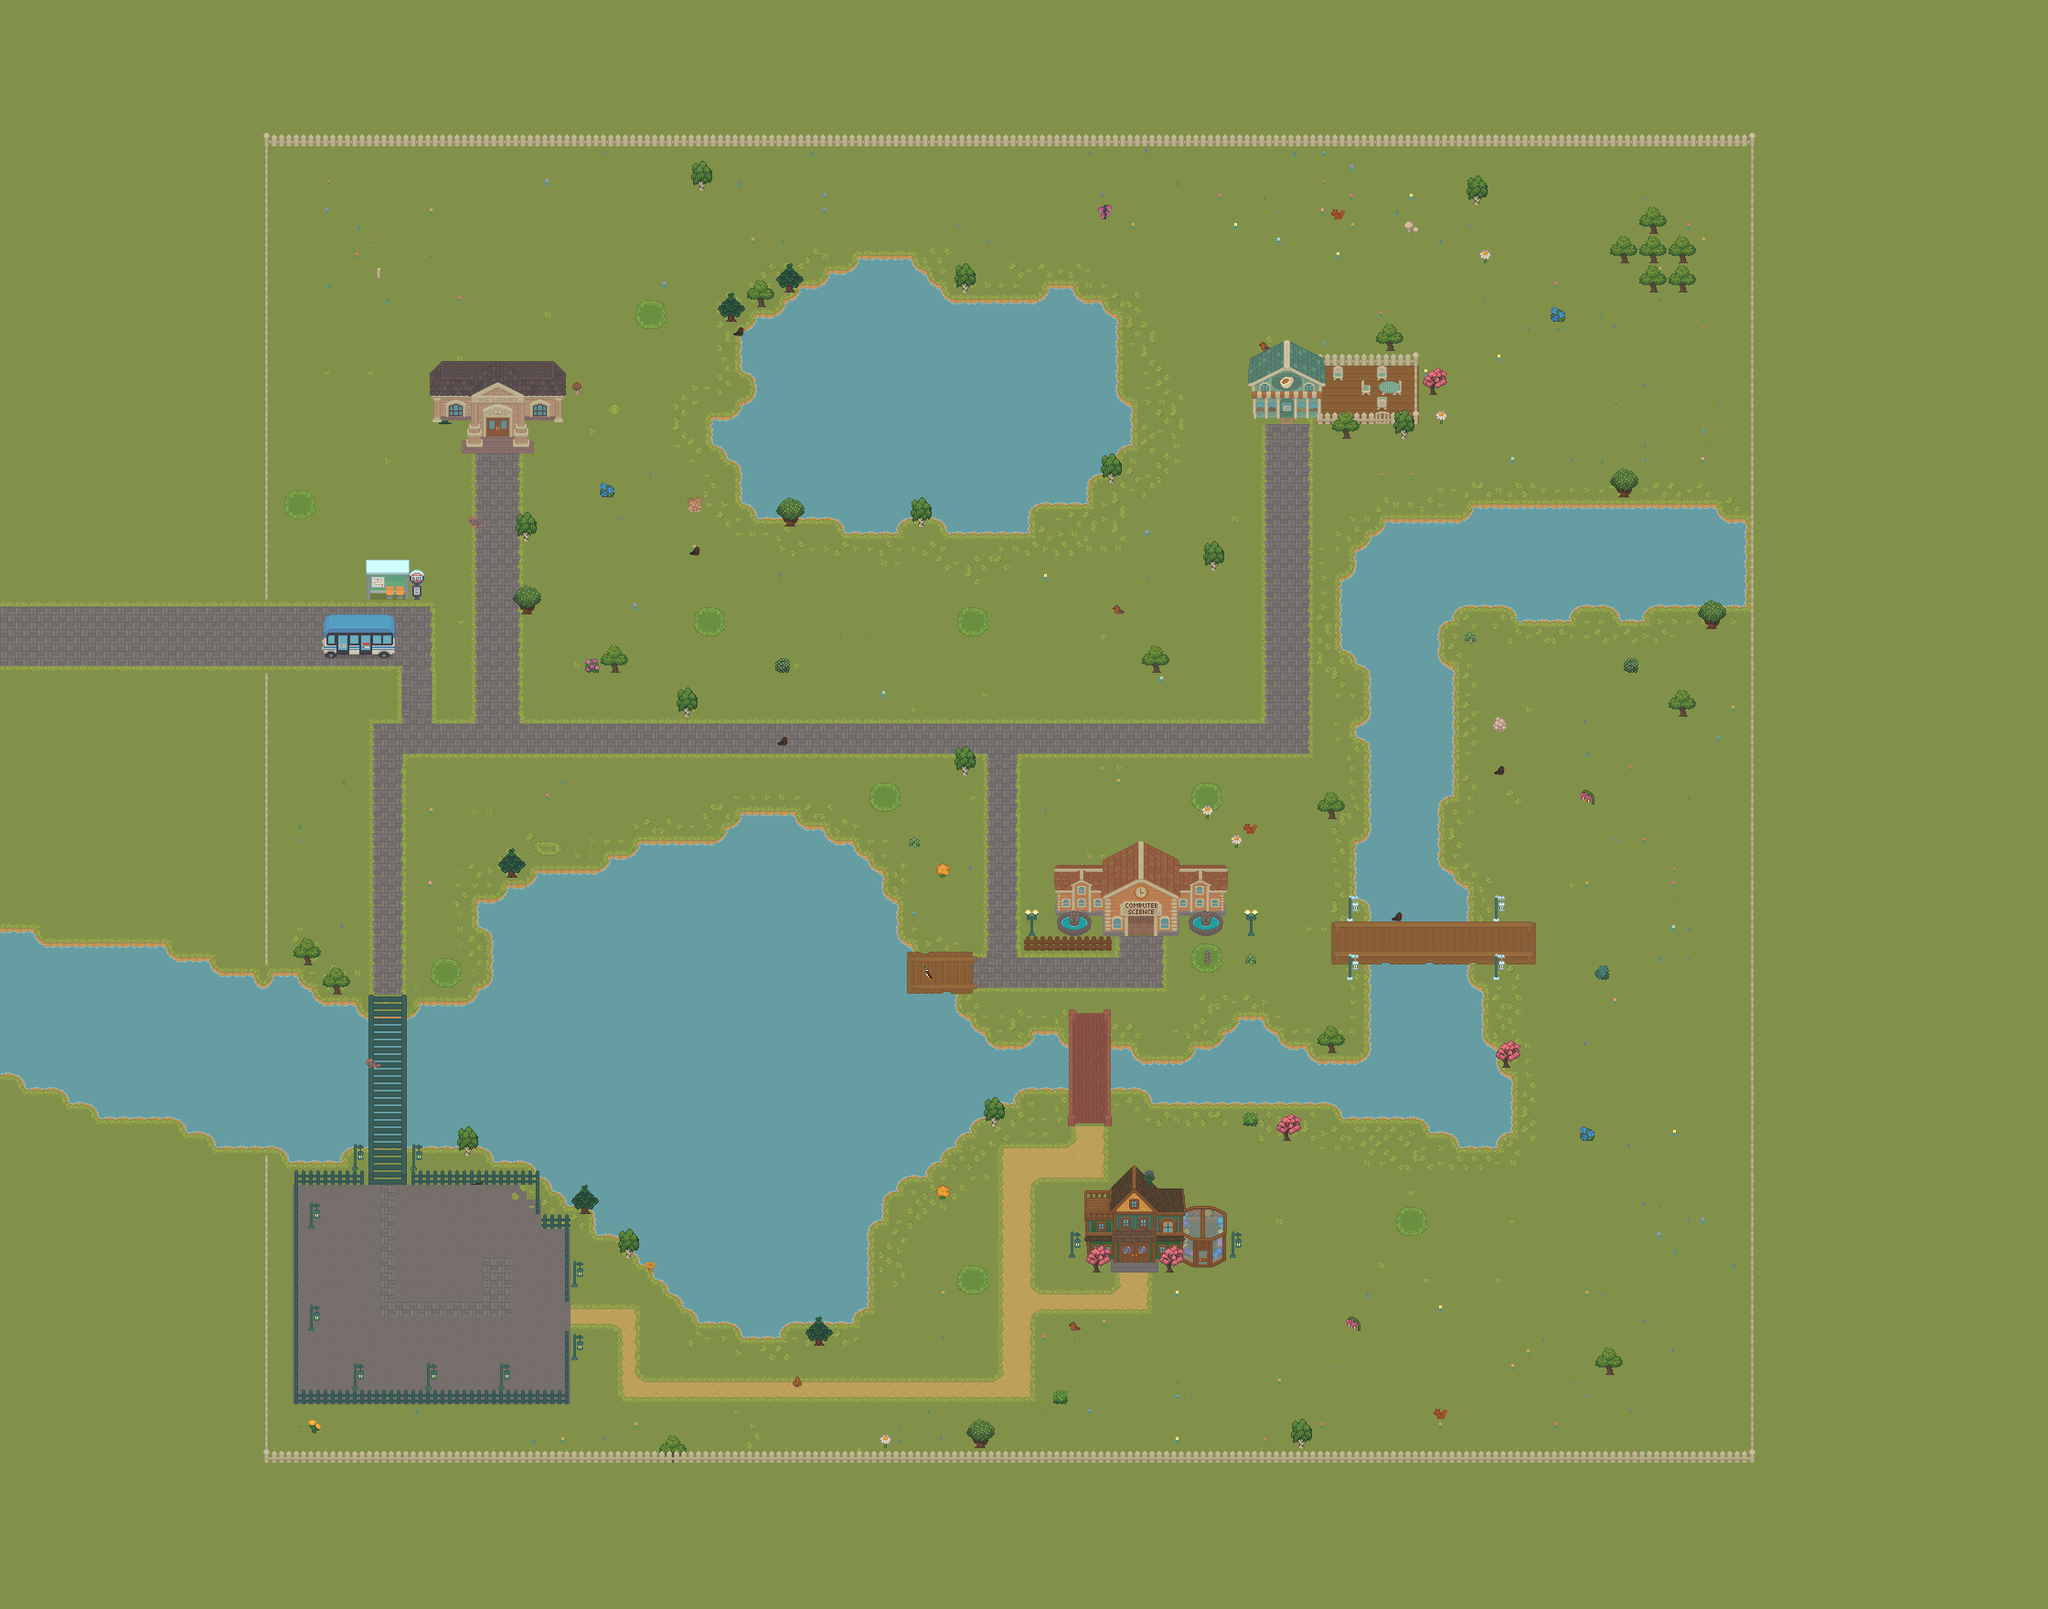

Below is a game level as drawn by its tile map, then a one-line description and the .tmx that defines it (tile-layer data replaced by summaries):
An orthogonal 140x110 tile map with 16x16 px tiles, 21 tile layers (Background, map, Grass, GrassTexture, ...), 7 tilesets and 227 objects (7x buildingCorner).

<map version="1.10" tiledversion="1.10.2" orientation="orthogonal" renderorder="right-down" width="140" height="110" tilewidth="16" tileheight="16" infinite="0" nextlayerid="32" nextobjectid="298">
 <tileset firstgid="1" source="../tilesets/town.tsx" />
 <tileset firstgid="28249" source="../tilesets/comp_sci_sign.tsx" />
 <tileset firstgid="28257" source="../tilesets/uni_of_york_sign.tsx" />
 <tileset firstgid="28272" source="../tilesets/nature.tsx" />
 <tileset firstgid="28402" source="../tilesets/longboi.tsx" />
 <tileset firstgid="28403" source="../tilesets/uni_library_sign.tsx" />
 <tileset firstgid="28407" source="../tilesets/interior.tsx" />
 <layer id="28" name="Background" width="140" height="110">
  <data>[15400 cells, 15400 non-empty, 1 distinct tile ids]</data>
 </layer>
 <layer id="3" name="map" width="140" height="110">
  <data>[15400 cells, 7 non-empty, 3 distinct tile ids]</data>
 </layer>
 <layer id="4" name="Grass" width="140" height="110">
  <data>[15400 cells, 8909 non-empty, 4 distinct tile ids]</data>
 </layer>
 <layer id="5" name="GrassTexture" width="140" height="110">
  <data>[15400 cells, 4032 non-empty, 350 distinct tile ids]</data>
 </layer>
 <layer id="6" name="Lake" width="140" height="110">
  <data>[15400 cells, 2461 non-empty, 19 distinct tile ids]</data>
 </layer>
 <layer id="7" name="CafeFloor" width="140" height="110">
  <data>[15400 cells, 22 non-empty, 1 distinct tile ids]</data>
 </layer>
 <layer id="8" name="Fences" width="140" height="110">
  <data>[15400 cells, 133 non-empty, 24 distinct tile ids]</data>
 </layer>
 <layer id="9" name="CafeChairs" width="140" height="110">
  <data>[15400 cells, 5 non-empty, 4 distinct tile ids]</data>
 </layer>
 <layer id="10" name="CafeTables" width="140" height="110">
  <data>[15400 cells, 2 non-empty, 2 distinct tile ids]</data>
 </layer>
 <layer id="12" name="BuildingCover" width="140" height="110">
  <data>[15400 cells, 8 non-empty, 3 distinct tile ids]</data>
 </layer>
 <layer id="13" name="Paths" width="140" height="110">
  <data>[15400 cells, 815 non-empty, 19 distinct tile ids]</data>
 </layer>
 <layer id="14" name="PathGrassEdging" width="140" height="110">
  <data>[15400 cells, 134 non-empty, 14 distinct tile ids]</data>
 </layer>
 <layer id="15" name="Bridges" width="140" height="110">
  <data>[15400 cells, 131 non-empty, 59 distinct tile ids]</data>
 </layer>
 <layer id="16" name="Animals" width="140" height="110">
  <data>[15400 cells, 15 non-empty, 7 distinct tile ids]</data>
 </layer>
 <objectgroup id="22" name="buildingCorners">
  <object id="5" name="buildingCorner" x="464" y="496">
   <properties>
    <property name="name" value="library" />
   </properties>
   <point />
  </object>
  <object id="6" name="buildingCorner" x="496" y="1376">
   <properties>
    <property name="name" value="cinema" />
   </properties>
   <point />
  </object>
  <object id="7" name="buildingCorner" x="1152" y="1024">
   <properties>
    <property name="name" value="compSci" />
   </properties>
   <point />
  </object>
  <object id="8" name="buildingCorner" x="1184" y="1392">
   <properties>
    <property name="name" value="home" />
   </properties>
   <point />
  </object>
  <object id="9" name="buildingCorner" x="1360" y="464">
   <properties>
    <property name="name" value="cafe" />
   </properties>
   <point />
  </object>
  <object id="292" name="buildingCorner" x="455" y="731">
   <properties>
    <property name="name" value="bus_stop" />
   </properties>
   <point />
  </object>
  <object id="297" name="buildingCorner" x="1031.33" y="1060.33">
   <properties>
    <property name="name" value="pier" />
   </properties>
   <point />
  </object>
 </objectgroup>
 <layer id="17" name="BuildingText" width="140" height="110">
  <data>[15400 cells, 12 non-empty, 12 distinct tile ids]</data>
 </layer>
 <layer id="18" name="Fountain" width="140" height="110">
  <data>[15400 cells, 0 non-empty, 0 distinct tile ids]</data>
 </layer>
 <layer id="19" name="Lampost" width="140" height="110">
  <data>[15400 cells, 34 non-empty, 6 distinct tile ids]</data>
 </layer>
 <layer id="20" name="Nature" width="140" height="110">
  <data>[15400 cells, 213 non-empty, 39 distinct tile ids]</data>
 </layer>
 <layer id="11" name="Building" width="140" height="110">
  <data>[15400 cells, 329 non-empty, 309 distinct tile ids]</data>
 </layer>
 <objectgroup id="23" name="collisions">
  <object id="17" x="319.667" y="1063" width="62.3333" height="37.6667" />
  <object id="18" x="382.333" y="1087.67" width="26.3333" height="208" />
  <object id="19" x="439" y="1088" width="16" height="207.667" />
  <object id="20" x="287" y="1280" width="95" height="17" />
  <object id="21" x="449.993" y="1278.67" width="139.674" height="18.3333" />
  <object id="22" x="585.333" y="1296.33" width="5.33333" height="33" />
  <object id="23" x="319.667" y="1297.67" width="7" height="238.333" />
  <object id="24" x="327.333" y="1520.67" width="296.333" height="15.6667" />
  <object id="25" x="617" y="1455.67" width="6" height="64.3333" />
  <object id="26" x="591.667" y="1325.67" width="32.3333" height="20.3333" />
  <object id="27" x="617" y="1346" width="6.66667" height="80.3333" />
  <object id="28" x="1456.67" y="1000.33" width="223.333" height="18" />
  <object id="29" x="1455.67" y="1038.33" width="224" height="16.3333" />
  <object id="31" x="1439.67" y="386.333" width="111.333" height="78" />
  <object id="32" x="1119.5" y="1022.5" width="97.5" height="18" />
  <object id="35" x="1168" y="1103" width="8.5" height="129.5" />
  <object id="36" x="1207" y="1104" width="10" height="127.5" />
  <object id="37" x="256" y="118.667" width="1674" height="42" />
  <object id="38" x="246.667" y="1584" width="1701.33" height="42" />
  <object id="39" x="1913" y="119.333" width="38" height="1480" />
  <object id="40" x="229.333" y="113.333" width="70" height="1530" />
  <object id="43" x="616.681" y="1316.67" width="35.9861" height="12" />
  <object id="44" x="645.518" y="1325.48" width="17.8157" height="28.5249" />
  <object id="45" x="661.518" y="1340.31" width="35.8157" height="17.0309" />
  <object id="46" x="676.667" y="1353.01" width="26" height="23.6645" />
  <object id="47" x="695.333" y="1372.68" width="25.3333" height="17.9861" />
  <object id="48" x="709.958" y="1386.18" width="22.0426" height="16.4919" />
  <object id="49" x="725.333" y="1398.1" width="20.6667" height="20.5676" />
  <object id="50" x="743.333" y="1415.71" width="22" height="21.362" />
  <object id="51" x="757.333" y="1434.67" width="22" height="12" />
  <object id="52" x="776.732" y="1434" width="35.9339" height="15.3333" />
  <object id="53" x="806.667" y="1446.66" width="57.2203" height="18.0096" />
  <object id="54" x="856" y="1434.67" width="86.3172" height="14" />
  <object id="55" x="934.667" y="1327.33" width="16" height="110" />
  <object id="56" x="945.423" y="1300.77" width="20.5771" height="35.9009" />
  <object id="57" x="965.333" y="1284.67" width="16" height="23.3333" />
  </objectgroup>
 <layer id="27" name="overlay" width="140" height="110">
  <data>[15400 cells, 35 non-empty, 23 distinct tile ids]</data>
 </layer>
 <layer id="31" name="Fench" width="140" height="110">
  <data>[15400 cells, 365 non-empty, 9 distinct tile ids]</data>
 </layer>
</map>
<!-- 184 of 227 objects omitted -->
